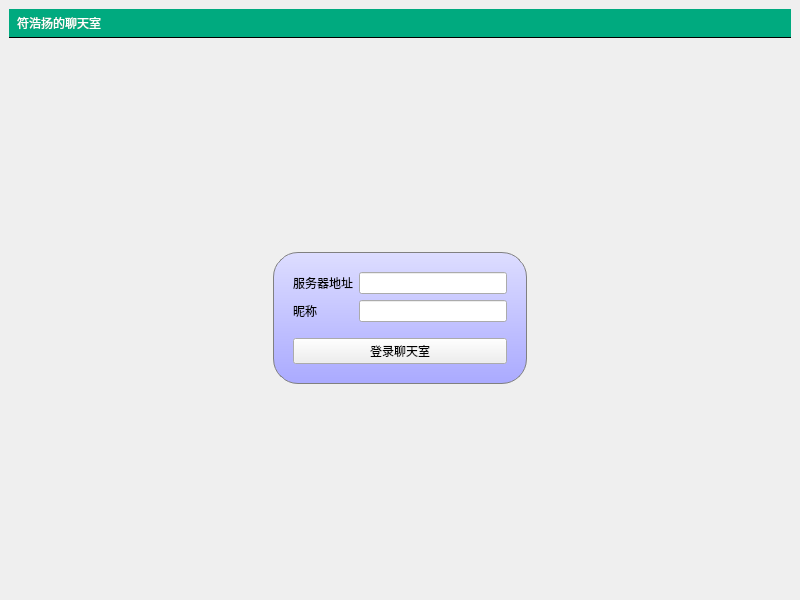
<?xml version="1.0" encoding="UTF-8"?>
<ui version="4.0">
 <class>MainWindow</class>
 <widget class="QMainWindow" name="MainWindow">
  <property name="geometry">
   <rect>
    <x>0</x>
    <y>0</y>
    <width>800</width>
    <height>600</height>
   </rect>
  </property>
  <property name="windowTitle">
   <string>聊天室客户端</string>
  </property>
  <property name="styleSheet">
   <string notr="true">#titleLabel {
background: white;
border: none;
border-bottom: 1px solid black;
padding: 5px;
font: 24pt&quot;黑体&quot;;
color: rgb(255, 255, 255);
background-color: rgba(0, 170, 127, 255)
}

#mainFrame {
border: none;
background: white;
}

#loginFrame {
background: qlineargradient(x1: 0,y1: 0,x2: 0,y2: 1,stop: 0 #ddf,stop: 1 #aaf);
border: 1px solid gray;
padding: 10px;
border-radius: 25px;
}</string>
  </property>
  <widget class="QWidget" name="centralwidget">
   <layout class="QVBoxLayout" name="verticalLayout">
    <item>
     <widget class="QLabel" name="titleLabel">
      <property name="text">
       <string>符浩扬的聊天室</string>
      </property>
     </widget>
    </item>
    <item>
     <widget class="QStackedWidget" name="stackedWidget">
      <property name="currentIndex">
       <number>1</number>
      </property>
      <widget class="QWidget" name="loginPage">
       <layout class="QVBoxLayout" name="verticalLayout_3">
        <item>
         <layout class="QHBoxLayout" name="horizontalLayout">
          <item>
           <widget class="QTextEdit" name="textEdit"/>
          </item>
          <item>
           <widget class="QListWidget" name="listWidget">
            <property name="maximumSize">
             <size>
              <width>120</width>
              <height>16777215</height>
             </size>
            </property>
           </widget>
          </item>
         </layout>
        </item>
        <item>
         <layout class="QHBoxLayout" name="horizontalLayout_2">
          <item>
           <widget class="QLineEdit" name="lineEdit"/>
          </item>
          <item>
           <widget class="QPushButton" name="sayButton">
            <property name="text">
             <string>发送</string>
            </property>
           </widget>
          </item>
          <item>
           <widget class="QPushButton" name="logoutButton">
            <property name="text">
             <string>退出</string>
            </property>
           </widget>
          </item>
         </layout>
        </item>
       </layout>
      </widget>
      <widget class="QWidget" name="chatPage">
       <layout class="QGridLayout" name="gridLayout_2">
        <item row="0" column="1">
         <spacer name="verticalSpacer_2">
          <property name="orientation">
           <enum>Qt::Vertical</enum>
          </property>
          <property name="sizeHint" stdset="0">
           <size>
            <width>20</width>
            <height>165</height>
           </size>
          </property>
         </spacer>
        </item>
        <item row="1" column="0">
         <spacer name="horizontalSpacer">
          <property name="orientation">
           <enum>Qt::Horizontal</enum>
          </property>
          <property name="sizeHint" stdset="0">
           <size>
            <width>241</width>
            <height>20</height>
           </size>
          </property>
         </spacer>
        </item>
        <item row="1" column="1">
         <widget class="QFrame" name="loginFrame">
          <property name="frameShape">
           <enum>QFrame::StyledPanel</enum>
          </property>
          <property name="frameShadow">
           <enum>QFrame::Raised</enum>
          </property>
          <layout class="QVBoxLayout" name="verticalLayout_2">
           <item>
            <layout class="QGridLayout" name="gridLayout">
             <item row="0" column="0">
              <widget class="QLabel" name="label_2">
               <property name="text">
                <string>服务器地址</string>
               </property>
              </widget>
             </item>
             <item row="0" column="1">
              <widget class="QLineEdit" name="serverEdit"/>
             </item>
             <item row="1" column="0">
              <widget class="QLabel" name="label_3">
               <property name="text">
                <string>昵称</string>
               </property>
              </widget>
             </item>
             <item row="1" column="1">
              <widget class="QLineEdit" name="usernameEdit"/>
             </item>
            </layout>
           </item>
           <item>
            <spacer name="verticalSpacer">
             <property name="orientation">
              <enum>Qt::Vertical</enum>
             </property>
             <property name="sizeType">
              <enum>QSizePolicy::Fixed</enum>
             </property>
             <property name="sizeHint" stdset="0">
              <size>
               <width>20</width>
               <height>10</height>
              </size>
             </property>
            </spacer>
           </item>
           <item>
            <widget class="QPushButton" name="loginButton">
             <property name="text">
              <string>登录聊天室</string>
             </property>
            </widget>
           </item>
          </layout>
         </widget>
        </item>
        <item row="1" column="2">
         <spacer name="horizontalSpacer_2">
          <property name="orientation">
           <enum>Qt::Horizontal</enum>
          </property>
          <property name="sizeHint" stdset="0">
           <size>
            <width>241</width>
            <height>20</height>
           </size>
          </property>
         </spacer>
        </item>
        <item row="2" column="1">
         <spacer name="verticalSpacer_3">
          <property name="orientation">
           <enum>Qt::Vertical</enum>
          </property>
          <property name="sizeHint" stdset="0">
           <size>
            <width>20</width>
            <height>165</height>
           </size>
          </property>
         </spacer>
        </item>
       </layout>
      </widget>
     </widget>
    </item>
   </layout>
  </widget>
 </widget>
 <resources/>
 <connections/>
</ui>
